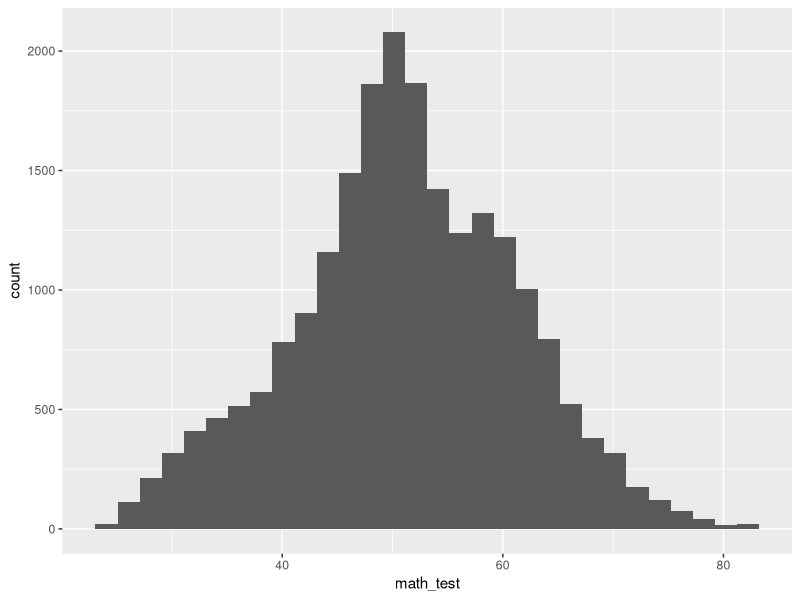
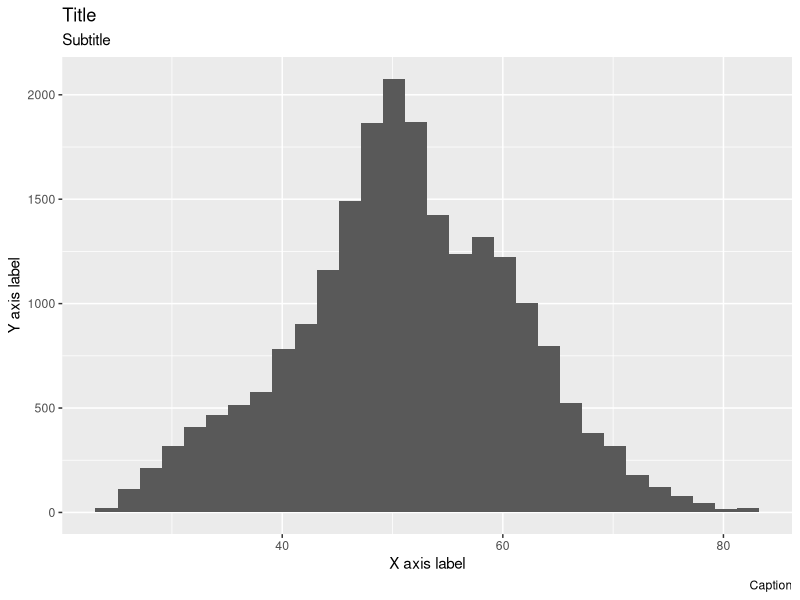
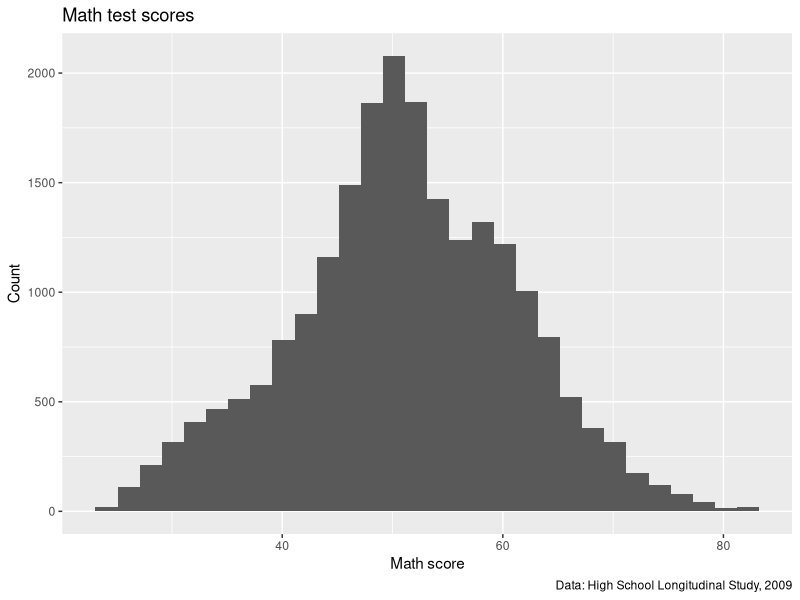
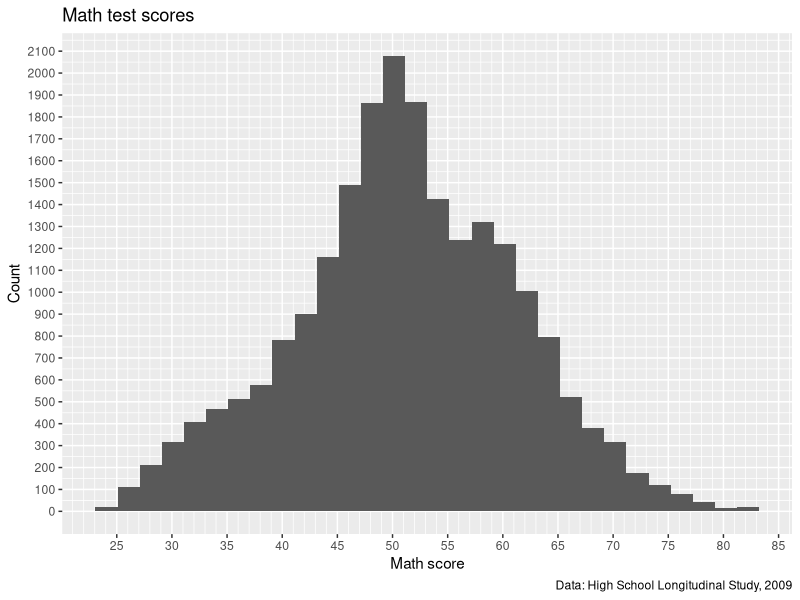
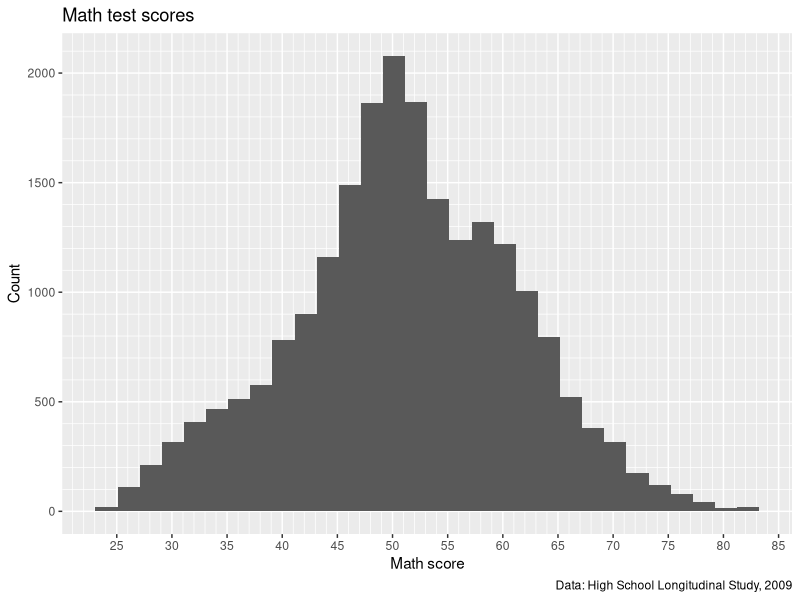
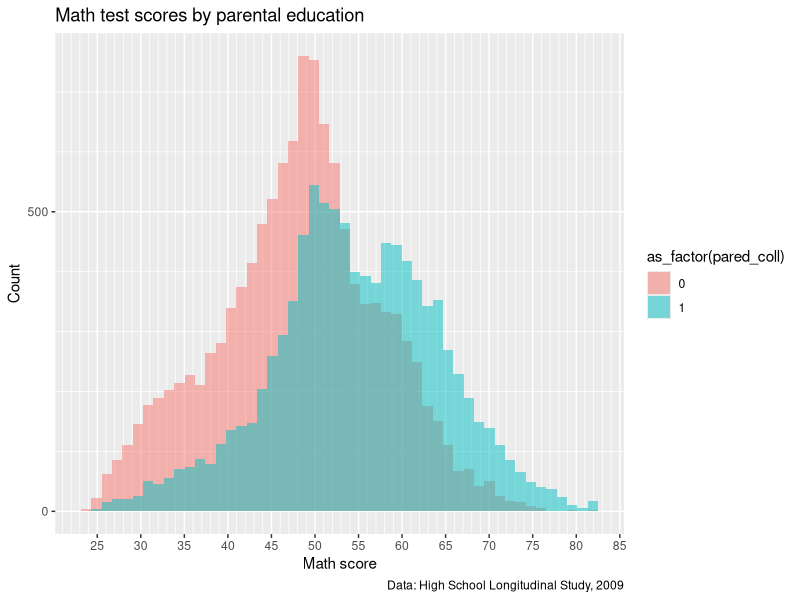
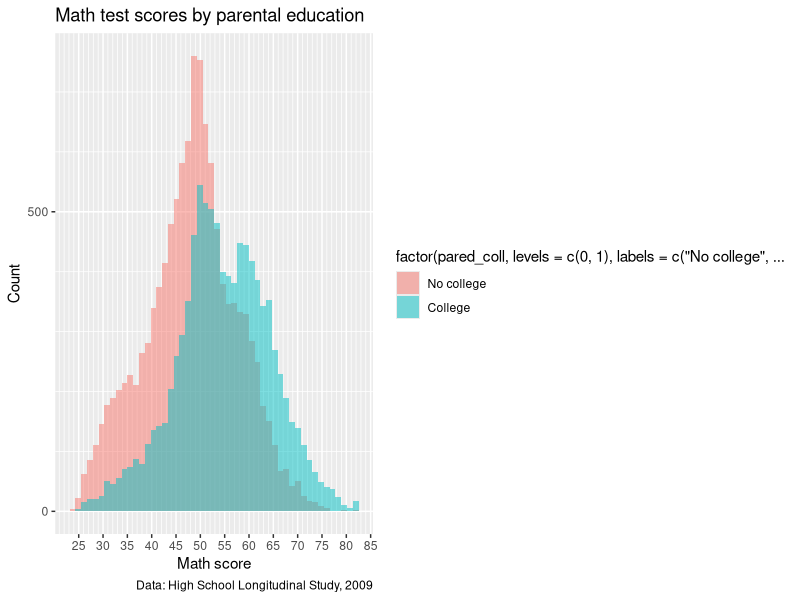
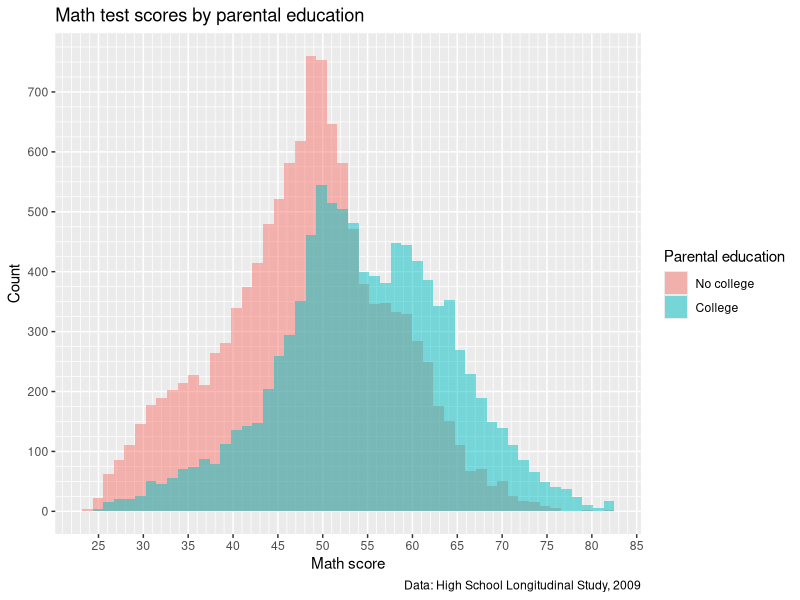

Recreate these plots in R, in order.
## ---- chunk 1
################################################################################
##
## <PROJ> EDH7916: Data visualization with ggplot2 II
## <FILE> plotting_ii.R 
## <INIT> 5 April 2022
## <AUTH> Benjamin Skinner (GitHub/Twitter: @btskinner)
##
################################################################################

## ---- chunk 2
## ---------------------------
## libraries
## ---------------------------

library(tidyverse)
library(patchwork)
## ---- chunk 3
## ---------------------------
## functions
## ---------------------------

## utility function to convert values to NA
fix_missing <- function(x, miss_val) {
  x <- ifelse(x %in% miss_val, NA, x)
  return(x)
}
## ---- chunk 4
## ---------------------------
## input data
## ---------------------------

df <- read_csv(file.path("data", "hsls-small.csv"), show_col_types = FALSE)
## ---- chunk 5
## -----------------------------------------------------------------------------
## initial plain plot
## -----------------------------------------------------------------------------

## fix missing values for text score and then drop missing
df <- df |>
  mutate(math_test = fix_missing(x1txmtscor, -8)) |>
  drop_na(math_test)
## ---- chunk 6
## create histogram using ggplot
p <- ggplot(data = df,
            mapping = aes(x = math_test)) +
  geom_histogram()

## show
p
## ---- chunk 7
## -----------------------------------------------------------------------------
## titles and captions
## -----------------------------------------------------------------------------

## create histogram using ggplot, showing placeholder titles/labels/captions
p <- ggplot(data = df,
            mapping = aes(x = math_test)) +
  geom_histogram(bins = 30) +
  labs(title = "Title",
       subtitle = "Subtitle",
       caption = "Caption",
       x = "X axis label",
       y = "Y axis label")

## show 
p
## ---- chunk 8
## ---------------------------
## titles and captions: ver 2
## ---------------------------

## create histogram using ggplot
p <- ggplot(data = df,
            mapping = aes(x = math_test)) +
  geom_histogram(bins = 30) +
  labs(title = "Math test scores",
       caption = "Data: High School Longitudinal Study, 2009",
       x = "Math score",
       y = "Count")

## show 
p
## ---- chunk 9
## -----------------------------------------------------------------------------
## axis formatting
## -----------------------------------------------------------------------------

## create histogram using ggplot
p <- ggplot(data = df,
            mapping = aes(x = math_test)) +
  geom_histogram(bins = 30) +
  scale_x_continuous(breaks = seq(from = 0, to = 100, by = 5),
                     minor_breaks = seq(from = 0, to = 100, by = 1)) +
  scale_y_continuous(breaks = seq(from = 0, to = 2500, by = 100),
                     minor_breaks = seq(from = 0, to = 2500, by = 50)) +
  labs(title = "Math test scores",
       caption = "Data: High School Longitudinal Study, 2009",
       x = "Math score",
       y = "Count")

## show 
p
## ---- chunk 10
## ---------------------------
## axis formatting: ver 2
## ---------------------------

## create histogram using ggplot
p <- ggplot(data = df,
            mapping = aes(x = math_test)) +
  geom_histogram(bins = 30) +
  scale_x_continuous(breaks = seq(from = 0, to = 100, by = 5),
                     minor_breaks = seq(from = 0, to = 100, by = 1)) +
  scale_y_continuous(breaks = seq(from = 0, to = 2500, by = 500),
                     minor_breaks = seq(from = 0, to = 2500, by = 100)) +
  labs(title = "Math test scores",
       caption = "Data: High School Longitudinal Study, 2009",
       x = "Math score",
       y = "Count")

## show 
p
## ---- chunk 11
## -----------------------------------------------------------------------------
## legend labels
## -----------------------------------------------------------------------------

## add indicator that == 1 if either parent has any college
df <- df |>
  mutate(pared_coll = ifelse(x1paredu >= 3, 1, 0))
## ---- chunk 12
## create histogram using ggplot
p <- ggplot(data = df,
            mapping = aes(x = math_test, fill = as_factor(pared_coll))) +
  geom_histogram(bins = 50, alpha = 0.5, position = "identity") +
  scale_x_continuous(breaks = seq(from = 0, to = 100, by = 5),
                     minor_breaks = seq(from = 0, to = 100, by = 1)) +
  scale_y_continuous(breaks = seq(from = 0, to = 2500, by = 500),
                     minor_breaks = seq(from = 0, to = 2500, by = 100)) +
  labs(title = "Math test scores by parental education",
       caption = "Data: High School Longitudinal Study, 2009",
       x = "Math score",
       y = "Count")

## show 
p
## ---- chunk 13
## ---------------------------
## legend labels: ver 2
## ---------------------------

## create histogram using ggplot
p <- ggplot(data = df,
            mapping = aes(x = math_test,
                          fill = factor(pared_coll,
                                        levels = c(0,1),
                                        labels = c("No college",
                                                   "College")))) +
  geom_histogram(bins = 50, alpha = 0.5, position = "identity") +
  scale_x_continuous(breaks = seq(from = 0, to = 100, by = 5),
                     minor_breaks = seq(from = 0, to = 100, by = 1)) +
  scale_y_continuous(breaks = seq(from = 0, to = 2500, by = 500),
                     minor_breaks = seq(from = 0, to = 2500, by = 100)) +
  labs(title = "Math test scores by parental education",
       caption = "Data: High School Longitudinal Study, 2009",
       x = "Math score",
       y = "Count")

## show 
p
## ---- chunk 14
## ---------------------------
## legend labels: ver 3
## ---------------------------

## create histogram using ggplot
p <- ggplot(data = df,
            mapping = aes(x = math_test,
                          fill = factor(pared_coll,
                                        levels = c(0,1),
                                        labels = c("No college",
                                                   "College")))) +
  geom_histogram(bins = 50, alpha = 0.5, position = "identity") +
  scale_x_continuous(breaks = seq(from = 0, to = 100, by = 5),
                     minor_breaks = seq(from = 0, to = 100, by = 1)) +
  scale_y_continuous(breaks = seq(from = 0, to = 1500, by = 100),
                     minor_breaks = seq(from = 0, to = 1500, by = 25)) +
  scale_fill_discrete(name = "Parental education") +
  labs(title = "Math test scores by parental education",
       caption = "Data: High School Longitudinal Study, 2009",
       x = "Math score",
       y = "Count")

## show 
p
## ---- chunk 15
## -----------------------------------------------------------------------------
## facet labels
## -----------------------------------------------------------------------------

## create histogram using ggplot
p <- ggplot(data = df,
            mapping = aes(x = math_test)) +
  facet_wrap(~ factor(pared_coll,
                      levels = c(0,1),
                      labels = c("No college","College"))) + 
  geom_histogram(bins = 50) +
  scale_x_continuous(breaks = seq(from = 0, to = 100, by = 5),
                     minor_breaks = seq(from = 0, to = 100, by = 1)) +
  scale_y_continuous(breaks = seq(from = 0, to = 1500, by = 100),
                     minor_breaks = seq(from = 0, to = 1500, by = 25)) +
  labs(title = "Math test scores by parental education",
       caption = "Data: High School Longitudinal Study, 2009",
       x = "Math score",
       y = "Count")

## show 
p
## ---- chunk 16
## -----------------------------------------------------------------------------
## themes
## -----------------------------------------------------------------------------

## create histogram using ggplot
p <- ggplot(data = df,
            mapping = aes(x = math_test)) +
  facet_wrap(~ factor(pared_coll,
                      levels = c(0,1),
                      labels = c("No college","College"))) + 
  geom_histogram(bins = 50) +
  scale_x_continuous(breaks = seq(from = 0, to = 100, by = 5),
                     minor_breaks = seq(from = 0, to = 100, by = 1)) +
  scale_y_continuous(breaks = seq(from = 0, to = 1500, by = 100),
                     minor_breaks = seq(from = 0, to = 1500, by = 25)) +
  labs(title = "Math test scores by parental education",
       caption = "Data: High School Longitudinal Study, 2009",
       x = "Math score",
       y = "Count") +
  theme(panel.background = element_blank())

## show 
p
## ---- chunk 17
## ---------------------------
## themes: ver 2
## ---------------------------

## create histogram using ggplot
p <- ggplot(data = df,
            mapping = aes(x = math_test)) +
  facet_wrap(~ factor(pared_coll,
                      levels = c(0,1),
                      labels = c("No college","College"))) + 
  geom_histogram(bins = 50) +
  scale_x_continuous(breaks = seq(from = 0, to = 100, by = 5),
                     minor_breaks = seq(from = 0, to = 100, by = 1)) +
  scale_y_continuous(breaks = seq(from = 0, to = 1500, by = 100),
                     minor_breaks = seq(from = 0, to = 1500, by = 25)) +
  labs(title = "Math test scores by parental education",
       caption = "Data: High School Longitudinal Study, 2009",
       x = "Math score",
       y = "Count") +
  theme(panel.background = element_blank(),
        panel.grid.major = element_line(colour = "gray"),
        panel.grid.minor = element_line(colour = "gray"))

## show 
p
## ---- chunk 18
## ---------------------------
## themes: ver 3
## ---------------------------

## create histogram using ggplot
p <- ggplot(data = df,
            mapping = aes(x = math_test)) +
  facet_wrap(~ factor(pared_coll,
                      levels = c(0,1),
                      labels = c("No college","College"))) + 
  geom_histogram(bins = 50) +
  scale_x_continuous(breaks = seq(from = 0, to = 100, by = 5),
                     minor_breaks = seq(from = 0, to = 100, by = 1)) +
  scale_y_continuous(breaks = seq(from = 0, to = 1500, by = 100),
                     minor_breaks = seq(from = 0, to = 1500, by = 25)) +
  labs(title = "Math test scores by parental education",
       caption = "Data: High School Longitudinal Study, 2009",
       x = "Math score",
       y = "Count") +
  theme(panel.background = element_blank(),
        panel.grid.major.x = element_line(colour = "grey"),
        panel.grid.minor.x = element_line(colour = "grey"),
        panel.grid.major.y = element_blank(),
        panel.grid.minor.y = element_blank())

## show 
p
## ---- chunk 19
## ---------------------------
## themes: ver 4
## ---------------------------

## create histogram using ggplot
p <- ggplot(data = df,
            mapping = aes(x = math_test)) +
  facet_wrap(~ factor(pared_coll,
                      levels = c(0,1),
                      labels = c("No college","College"))) + 
  geom_histogram(bins = 50) +
  scale_x_continuous(breaks = seq(from = 0, to = 100, by = 5),
                     minor_breaks = seq(from = 0, to = 100, by = 1)) +
  scale_y_continuous(breaks = seq(from = 0, to = 1500, by = 100),
                     minor_breaks = seq(from = 0, to = 1500, by = 25)) +
  labs(title = "Math test scores by parental education",
       caption = "Data: High School Longitudinal Study, 2009",
       x = "Math score",
       y = "Count") +
  theme(panel.background = element_blank(),
        panel.grid.major.x = element_line(colour = "grey"),
        panel.grid.minor.x = element_line(colour = "grey"),
        panel.grid.major.y = element_blank(),
        panel.grid.minor.y = element_blank(),
        axis.title.y = element_blank(),
        axis.text.y = element_blank(),
        axis.ticks.y = element_blank())

## show 
p
## ---- chunk 20
## ---------------------------
## themes: ver 5
## ---------------------------

## create histogram using ggplot
p <- ggplot(data = df,
            mapping = aes(x = math_test)) +
  facet_wrap(~ factor(pared_coll,
                      levels = c(0,1),
                      labels = c("No college","College"))) + 
  geom_histogram(bins = 50) +
  scale_x_continuous(breaks = seq(from = 0, to = 100, by = 5),
                     minor_breaks = seq(from = 0, to = 100, by = 1)) +
  scale_y_continuous(breaks = seq(from = 0, to = 1500, by = 100),
                     minor_breaks = seq(from = 0, to = 1500, by = 25)) +
  labs(title = "Math test scores by parental education",
       caption = "Data: High School Longitudinal Study, 2009",
       x = "Math score",
       y = "Count") +
  theme_bw()

## show 
p
## ---- chunk 21
## -----------------------------------------------------------------------------
## multiple plots with patchwork
## -----------------------------------------------------------------------------

## remove missing values
df <- df |>
  mutate(pov185 = fix_missing(x1poverty185, c(-8,-9))) |>
  drop_na(pov185)

## make histogram
p2 <- ggplot(data = df,
            mapping = aes(x = math_test)) +
  facet_wrap(~ factor(pov185,
                      levels = c(0,1),
                      labels = c("Below 185% poverty line",
                                 "Above 185% poverty line"))) + 
  geom_histogram(bins = 50) +
  scale_x_continuous(breaks = seq(from = 0, to = 100, by = 5),
                     minor_breaks = seq(from = 0, to = 100, by = 1)) +
  scale_y_continuous(breaks = seq(from = 0, to = 1500, by = 100),
                     minor_breaks = seq(from = 0, to = 1500, by = 25)) +
  labs(title = "Math test scores by poverty level",
       caption = "Data: High School Longitudinal Study, 2009",
       x = "Math score",
       y = "Count") +
  theme_bw()

## show
p2
## ---- chunk 22
## ---------------------------
## patchwork: side by side
## ---------------------------

## use plus sign for side by side
pp <- p + p2

## show
pp
## ---- chunk 23
## ---------------------------
## patchwork: stack
## ---------------------------

## use forward slash to stack
pp <- p / p2

## show
pp
## ---- chunk 24
## ---------------------------
## patchwork: 2 over 1
## ---------------------------

## drop missing SES values
df <- df |>
  mutate(ses = fix_missing(x1ses, -8)) |>
  drop_na(ses)

## create third histogram of just SES
p3 <- ggplot(data = df,
             mapping = aes(x = x1ses)) + 
  geom_histogram(bins = 50) +
  scale_x_continuous(breaks = seq(from = -5, to = 5, by = 1),
                     minor_breaks = seq(from = -5, to = 5, by = 0.5)) +
  scale_y_continuous(breaks = seq(from = 0, to = 1000, by = 100),
                     minor_breaks = seq(from = 0, to = 1000, by = 25)) +
  labs(title = "Socioeconomic score",
       caption = "Data: High School Longitudinal Study, 2009",
       x = "SES",
       y = "Count") +
  theme_bw()

## show
p3
## ---- chunk 25
## use parentheses to put figures together (like in algebra)
pp <- (p + p2) / p3

## show
pp
## ---- chunk 26
## ---------------------------
## patchwork: clean up
## ---------------------------

## Redo the above plots so that:
## - remove some redundant captions
## - change base_size so font is smaller

## test score by parental education
p1 <- ggplot(data = df,
            mapping = aes(x = math_test)) +
  facet_wrap(~ factor(pared_coll,
                      levels = c(0,1),
                      labels = c("No college","College"))) + 
  geom_histogram(bins = 50) +
  scale_x_continuous(breaks = seq(from = 0, to = 100, by = 5),
                     minor_breaks = seq(from = 0, to = 100, by = 1)) +
  scale_y_continuous(breaks = seq(from = 0, to = 1500, by = 100),
                     minor_breaks = seq(from = 0, to = 1500, by = 25)) +
  labs(title = "Math test scores by parental education",
       x = "Math score",
       y = "Count") +
  theme_bw(base_size = 8)

## test score by poverty level
p2 <- ggplot(data = df,
            mapping = aes(x = math_test)) +
  facet_wrap(~ factor(pov185,
                      levels = c(0,1),
                      labels = c("Below 185% poverty line",
                                 "Above 185% poverty line"))) + 
  geom_histogram(bins = 50) +
  scale_x_continuous(breaks = seq(from = 0, to = 100, by = 5),
                     minor_breaks = seq(from = 0, to = 100, by = 1)) +
  scale_y_continuous(breaks = seq(from = 0, to = 1500, by = 100),
                     minor_breaks = seq(from = 0, to = 1500, by = 25)) +
  labs(title = "Math test scores by poverty level",
       x = "Math score",
       y = "Count") +
  theme_bw(base_size = 8)

## create third histogram of just SES
p3 <- ggplot(data = df,
             mapping = aes(x = x1ses, y = math_test)) + 
  geom_point() +
  scale_x_continuous(breaks = seq(from = -5, to = 5, by = 1),
                     minor_breaks = seq(from = -5, to = 5, by = 0.5)) +
  scale_y_continuous(breaks = seq(from = 0, to = 100, by = 10),
                     minor_breaks = seq(from = 0, to = 100, by = 5)) +
  labs(title = "Math test scores by socioeconomic status",
       x = "SES",
       y = "Math score") +
  theme_bw(base_size = 8)

## use parentheses to put figures together (like in algebra)
pp <- (p1 + p2) / p3
## ---- chunk 27
## add annotations
pp <- pp + plot_annotation(
  title = "Math scores across various factors",
  caption = "Data: High School Longitudinal Study, 2009",
  tag_levels = "A"
)

## show
pp
## ---- chunk 28

## =============================================================================
## END SCRIPT
################################################################################
